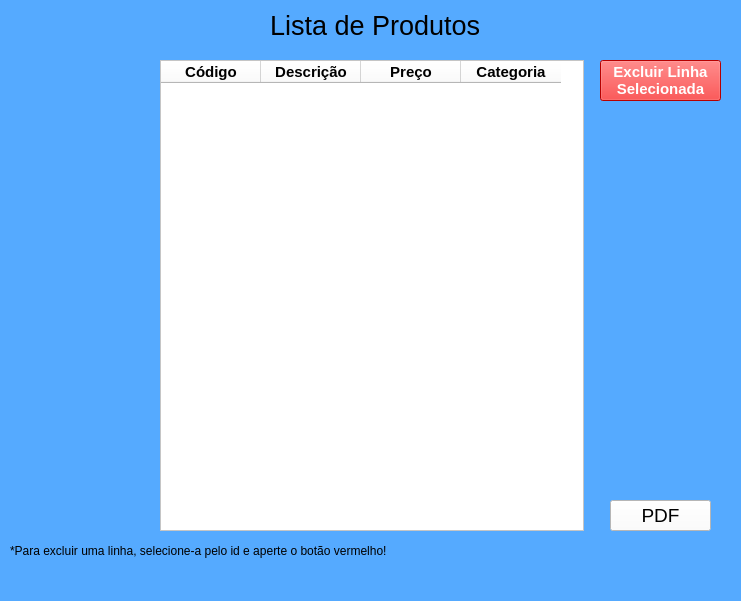
<?xml version="1.0" encoding="UTF-8"?>
<ui version="4.0">
 <class>MainWindow</class>
 <widget class="QMainWindow" name="MainWindow">
  <property name="geometry">
   <rect>
    <x>0</x>
    <y>0</y>
    <width>741</width>
    <height>601</height>
   </rect>
  </property>
  <property name="windowTitle">
   <string>Lista de Produtos</string>
  </property>
  <property name="styleSheet">
   <string notr="true">background-color: rgb(85, 170, 255);
color: rgb(0, 0, 0);</string>
  </property>
  <widget class="QWidget" name="centralwidget">
   <widget class="QLabel" name="label">
    <property name="geometry">
     <rect>
      <x>270</x>
      <y>10</y>
      <width>211</width>
      <height>31</height>
     </rect>
    </property>
    <property name="font">
     <font>
      <pointsize>20</pointsize>
     </font>
    </property>
    <property name="text">
     <string>Lista de Produtos</string>
    </property>
   </widget>
   <widget class="QTableWidget" name="tableWidget">
    <property name="geometry">
     <rect>
      <x>160</x>
      <y>60</y>
      <width>424</width>
      <height>471</height>
     </rect>
    </property>
    <property name="font">
     <font>
      <pointsize>13</pointsize>
      <weight>75</weight>
      <bold>true</bold>
     </font>
    </property>
    <property name="styleSheet">
     <string notr="true">background-color: rgb(255, 255, 255);</string>
    </property>
    <property name="gridStyle">
     <enum>Qt::DotLine</enum>
    </property>
    <column>
     <property name="text">
      <string>Código</string>
     </property>
     <property name="font">
      <font>
       <pointsize>11</pointsize>
       <weight>75</weight>
       <bold>true</bold>
      </font>
     </property>
    </column>
    <column>
     <property name="text">
      <string>Descrição</string>
     </property>
     <property name="font">
      <font>
       <pointsize>11</pointsize>
       <weight>75</weight>
       <bold>true</bold>
      </font>
     </property>
    </column>
    <column>
     <property name="text">
      <string>Preço</string>
     </property>
     <property name="font">
      <font>
       <pointsize>11</pointsize>
       <weight>75</weight>
       <bold>true</bold>
      </font>
     </property>
    </column>
    <column>
     <property name="text">
      <string>Categoria</string>
     </property>
     <property name="font">
      <font>
       <pointsize>11</pointsize>
       <weight>75</weight>
       <bold>true</bold>
      </font>
     </property>
    </column>
   </widget>
   <widget class="QPushButton" name="pushButton">
    <property name="geometry">
     <rect>
      <x>610</x>
      <y>500</y>
      <width>101</width>
      <height>31</height>
     </rect>
    </property>
    <property name="font">
     <font>
      <pointsize>14</pointsize>
     </font>
    </property>
    <property name="styleSheet">
     <string notr="true">background-color: rgb(255, 255, 255);</string>
    </property>
    <property name="text">
     <string>PDF</string>
    </property>
   </widget>
   <widget class="QPushButton" name="pushButton_2">
    <property name="geometry">
     <rect>
      <x>600</x>
      <y>60</y>
      <width>121</width>
      <height>41</height>
     </rect>
    </property>
    <property name="font">
     <font>
      <pointsize>11</pointsize>
      <weight>75</weight>
      <bold>true</bold>
     </font>
    </property>
    <property name="styleSheet">
     <string notr="true">background-color: rgb(255, 0, 0);
color: rgb(255, 255, 255);</string>
    </property>
    <property name="text">
     <string>Excluir Linha 
Selecionada</string>
    </property>
   </widget>
   <widget class="QLabel" name="label_2">
    <property name="geometry">
     <rect>
      <x>10</x>
      <y>540</y>
      <width>401</width>
      <height>21</height>
     </rect>
    </property>
    <property name="text">
     <string>*Para excluir uma linha, selecione-a pelo id e aperte o botão vermelho!</string>
    </property>
   </widget>
  </widget>
  <widget class="QMenuBar" name="menubar">
   <property name="geometry">
    <rect>
     <x>0</x>
     <y>0</y>
     <width>741</width>
     <height>21</height>
    </rect>
   </property>
  </widget>
  <widget class="QStatusBar" name="statusbar"/>
 </widget>
 <resources/>
 <connections/>
</ui>
